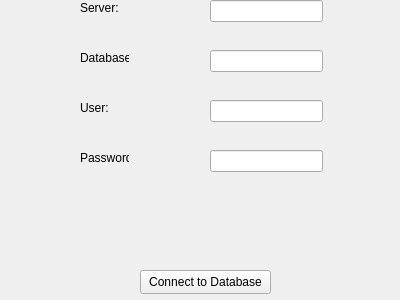
<?xml version="1.0" encoding="UTF-8"?>
<ui version="4.0">
 <class>HomeWidget</class>
 <widget class="QWidget" name="HomeWidget">
  <property name="geometry">
   <rect>
    <x>0</x>
    <y>0</y>
    <width>400</width>
    <height>300</height>
   </rect>
  </property>
  <property name="windowTitle">
   <string>Form</string>
  </property>
  <widget class="QLabel" name="userLabel">
   <property name="geometry">
    <rect>
     <x>80</x>
     <y>100</y>
     <width>49</width>
     <height>16</height>
    </rect>
   </property>
   <property name="text">
    <string>User:</string>
   </property>
  </widget>
  <widget class="QLineEdit" name="serverLinedEdit">
   <property name="geometry">
    <rect>
     <x>210</x>
     <y>0</y>
     <width>113</width>
     <height>22</height>
    </rect>
   </property>
  </widget>
  <widget class="QLabel" name="dbLabel">
   <property name="geometry">
    <rect>
     <x>80</x>
     <y>50</y>
     <width>49</width>
     <height>16</height>
    </rect>
   </property>
   <property name="text">
    <string>Database:</string>
   </property>
  </widget>
  <widget class="QLineEdit" name="dbLineEdit">
   <property name="geometry">
    <rect>
     <x>210</x>
     <y>50</y>
     <width>113</width>
     <height>22</height>
    </rect>
   </property>
  </widget>
  <widget class="QLineEdit" name="userLineEdit">
   <property name="geometry">
    <rect>
     <x>210</x>
     <y>100</y>
     <width>113</width>
     <height>22</height>
    </rect>
   </property>
  </widget>
  <widget class="QLabel" name="serverLabel">
   <property name="geometry">
    <rect>
     <x>80</x>
     <y>0</y>
     <width>49</width>
     <height>16</height>
    </rect>
   </property>
   <property name="text">
    <string>Server:</string>
   </property>
  </widget>
  <widget class="QLabel" name="passwordLabel">
   <property name="geometry">
    <rect>
     <x>80</x>
     <y>150</y>
     <width>49</width>
     <height>16</height>
    </rect>
   </property>
   <property name="text">
    <string>Password:</string>
   </property>
  </widget>
  <widget class="QLineEdit" name="passwordLineEdit">
   <property name="geometry">
    <rect>
     <x>210</x>
     <y>150</y>
     <width>113</width>
     <height>22</height>
    </rect>
   </property>
  </widget>
  <widget class="QPushButton" name="dbConnectionButton">
   <property name="geometry">
    <rect>
     <x>140</x>
     <y>270</y>
     <width>131</width>
     <height>24</height>
    </rect>
   </property>
   <property name="text">
    <string>Connect to Database</string>
   </property>
  </widget>
 </widget>
 <resources/>
 <connections/>
</ui>
